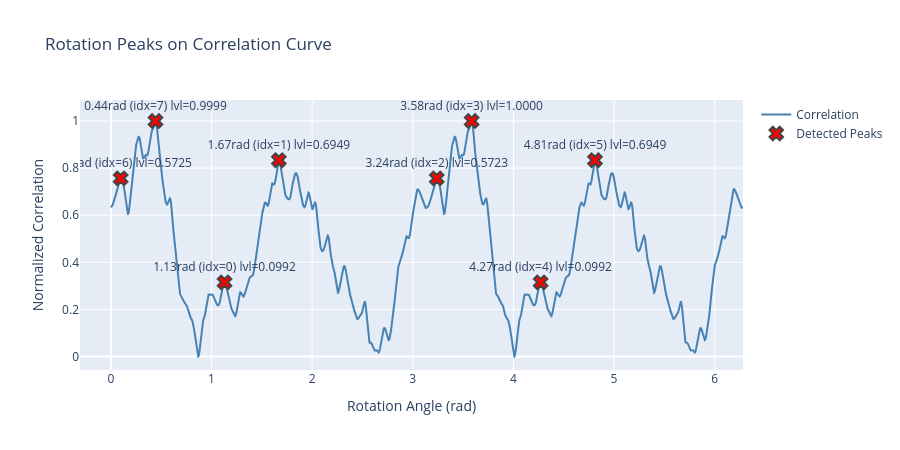

The notebook cell this image was saved under:
### Markdown cell above
## Rotation Peaks

Detected rotation peaks (red x markers) overlaid on the correlation curve. Each peak shows the angle in radians and its index in the correlation array.

### Code cell
fig = go.Figure()

if rotation_corr is not None and rotation_corr.ndim == 2:
    indices = rotation_corr[:, 0]
    angles = rotation_corr[:, 1]
    correlations = rotation_corr[:, 2]
    fig.add_trace(go.Scatter(x=angles, y=correlations, mode='lines', name='Correlation', line=dict(width=2, color='steelblue')))
    fig.update_xaxes(title_text='Rotation Angle (rad)')
    fig.update_yaxes(title_text='Normalized Correlation')

if rotation_peaks is not None and rotation_peaks.ndim == 2:
    sort_idx = np.argsort(rotation_peaks[:, 0])
    sorted_peaks = rotation_peaks[sort_idx]
    peak_angles = sorted_peaks[:, 0]
    peak_heights = sorted_peaks[:, 1]
    level_potentials = sorted_peaks[:, 3]
    peak_indices = sorted_peaks[:, 4].astype(int)
    peak_text = [f'{a:.2f}rad (idx={idx}) lvl={l:.4f}' for a, idx, l in zip(peak_angles, peak_indices, level_potentials)]
    fig.add_trace(go.Scatter(x=peak_angles, y=peak_heights, mode='markers+text',
                             marker=dict(size=12, color='red', symbol='x', line=dict(width=2)),
                             text=peak_text,
                             textposition='top center',
                             name='Detected Peaks'))

fig.update_layout(height=450, width=900, title_text='Rotation Peaks on Correlation Curve')
fig.show()

### Figure 1 — Plotly figure (JSON) as saved in the notebook; plotly's stock layout.template omitted (floating-point values rounded to 4 significant figures; data arrays with more than 128 entries replaced by an {"elided": "..."} marker saying what was removed)
{"data": [{"line": {"color": "steelblue", "width": 2}, "mode": "lines", "name": "Correlation", "type": "scatter", "x": {"elided": "4096 float values"}, "y": {"elided": "4096 float values"}}, {"marker": {"color": "red", "line": {"width": 2}, "size": 12, "symbol": "x"}, "mode": "markers+text", "name": "Detected Peaks", "text": ["0.10rad (idx=6) lvl=0.5725", "0.44rad (idx=7) lvl=0.9999", "1.13rad (idx=0) lvl=0.0992", "1.67rad (idx=1) lvl=0.6949", "3.24rad (idx=2) lvl=0.5723", "3.58rad (idx=3) lvl=1.0000", "4.27rad (idx=4) lvl=0.0992", "4.81rad (idx=5) lvl=0.6949"], "textposition": "top center", "type": "scatter", "x": [0.09664, 0.4433, 1.129, 1.669, 3.238, 3.585, 4.271, 4.811], "y": [0.7566, 1.0, 0.315, 0.8336, 0.7565, 1.0, 0.315, 0.8336]}], "layout": {"height": 450, "title": {"text": "Rotation Peaks on Correlation Curve"}, "width": 900, "xaxis": {"title": {"text": "Rotation Angle (rad)"}}, "yaxis": {"title": {"text": "Normalized Correlation"}}}}
